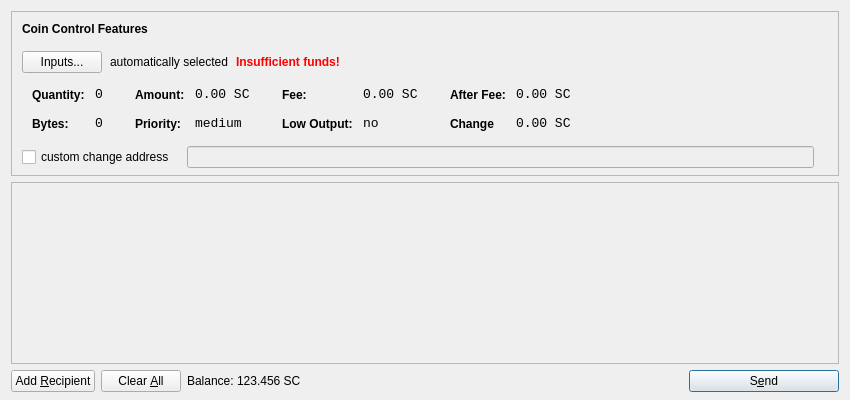
<?xml version="1.0" encoding="UTF-8"?>
<ui version="4.0">
 <class>SendCoinsDialog</class>
 <widget class="QDialog" name="SendCoinsDialog">
  <property name="geometry">
   <rect>
    <x>0</x>
    <y>0</y>
    <width>850</width>
    <height>400</height>
   </rect>
  </property>
  <property name="windowTitle">
   <string>Send Coins</string>
  </property>
  <layout class="QVBoxLayout" name="verticalLayout" stretch="0,1,0">
   <property name="bottomMargin">
    <number>8</number>
   </property>
   <item>
    <widget class="QFrame" name="frameCoinControl">
     <property name="sizePolicy">
      <sizepolicy hsizetype="Expanding" vsizetype="Expanding">
       <horstretch>0</horstretch>
       <verstretch>0</verstretch>
      </sizepolicy>
     </property>
     <property name="maximumSize">
      <size>
       <width>16777215</width>
       <height>16777215</height>
      </size>
     </property>
     <property name="frameShape">
      <enum>QFrame::StyledPanel</enum>
     </property>
     <property name="frameShadow">
      <enum>QFrame::Sunken</enum>
     </property>
     <layout class="QVBoxLayout" name="verticalLayoutCoinControl2">
      <property name="spacing">
       <number>-1</number>
      </property>
      <property name="leftMargin">
       <number>0</number>
      </property>
      <property name="topMargin">
       <number>0</number>
      </property>
      <property name="rightMargin">
       <number>0</number>
      </property>
      <property name="bottomMargin">
       <number>6</number>
      </property>
      <item>
       <layout class="QVBoxLayout" name="verticalLayoutCoinControl" stretch="0,0,0,0,1">
        <property name="spacing">
         <number>0</number>
        </property>
        <property name="leftMargin">
         <number>10</number>
        </property>
        <property name="topMargin">
         <number>10</number>
        </property>
        <item>
         <layout class="QHBoxLayout" name="horizontalLayoutCoinControl1">
          <property name="bottomMargin">
           <number>15</number>
          </property>
          <item>
           <widget class="QLabel" name="labelCoinControlFeatures">
            <property name="sizePolicy">
             <sizepolicy hsizetype="Preferred" vsizetype="Maximum">
              <horstretch>0</horstretch>
              <verstretch>0</verstretch>
             </sizepolicy>
            </property>
            <property name="font">
             <font>
              <weight>75</weight>
              <bold>true</bold>
             </font>
            </property>
            <property name="styleSheet">
             <string notr="true">font-weight:bold;</string>
            </property>
            <property name="text">
             <string>Coin Control Features</string>
            </property>
           </widget>
          </item>
         </layout>
        </item>
        <item>
         <layout class="QHBoxLayout" name="horizontalLayoutCoinControl2" stretch="0,0,0,0">
          <property name="spacing">
           <number>8</number>
          </property>
          <property name="bottomMargin">
           <number>10</number>
          </property>
          <item>
           <widget class="QPushButton" name="pushButtonCoinControl">
            <property name="styleSheet">
             <string notr="true"/>
            </property>
            <property name="text">
             <string>Inputs...</string>
            </property>
           </widget>
          </item>
          <item>
           <widget class="QLabel" name="labelCoinControlAutomaticallySelected">
            <property name="text">
             <string>automatically selected</string>
            </property>
            <property name="margin">
             <number>5</number>
            </property>
           </widget>
          </item>
          <item>
           <widget class="QLabel" name="labelCoinControlInsuffFunds">
            <property name="font">
             <font>
              <weight>75</weight>
              <bold>true</bold>
             </font>
            </property>
            <property name="styleSheet">
             <string notr="true">color:red;font-weight:bold;</string>
            </property>
            <property name="text">
             <string>Insufficient funds!</string>
            </property>
            <property name="margin">
             <number>5</number>
            </property>
           </widget>
          </item>
          <item>
           <spacer name="horizontalSpacerCoinControl">
            <property name="orientation">
             <enum>Qt::Horizontal</enum>
            </property>
            <property name="sizeHint" stdset="0">
             <size>
              <width>40</width>
              <height>1</height>
             </size>
            </property>
           </spacer>
          </item>
         </layout>
        </item>
        <item>
         <widget class="QWidget" name="widgetCoinControl" native="true">
          <property name="sizePolicy">
           <sizepolicy hsizetype="Preferred" vsizetype="Preferred">
            <horstretch>0</horstretch>
            <verstretch>0</verstretch>
           </sizepolicy>
          </property>
          <property name="minimumSize">
           <size>
            <width>0</width>
            <height>0</height>
           </size>
          </property>
          <property name="styleSheet">
           <string notr="true"/>
          </property>
          <layout class="QHBoxLayout" name="horizontalLayoutCoinControl5">
           <property name="margin">
            <number>0</number>
           </property>
           <item>
            <layout class="QHBoxLayout" name="horizontalLayoutCoinControl3" stretch="0,0,0,1">
             <property name="spacing">
              <number>20</number>
             </property>
             <property name="topMargin">
              <number>0</number>
             </property>
             <property name="bottomMargin">
              <number>10</number>
             </property>
             <item>
              <layout class="QFormLayout" name="formLayoutCoinControl1">
               <property name="horizontalSpacing">
                <number>10</number>
               </property>
               <property name="verticalSpacing">
                <number>14</number>
               </property>
               <property name="leftMargin">
                <number>10</number>
               </property>
               <property name="topMargin">
                <number>4</number>
               </property>
               <property name="rightMargin">
                <number>6</number>
               </property>
               <item row="0" column="0">
                <widget class="QLabel" name="labelCoinControlQuantityText">
                 <property name="styleSheet">
                  <string notr="true">font-weight:bold;</string>
                 </property>
                 <property name="text">
                  <string>Quantity:</string>
                 </property>
                 <property name="margin">
                  <number>0</number>
                 </property>
                </widget>
               </item>
               <item row="0" column="1">
                <widget class="QLabel" name="labelCoinControlQuantity">
                 <property name="font">
                  <font>
                   <family>Monospace</family>
                   <pointsize>10</pointsize>
                  </font>
                 </property>
                 <property name="cursor">
                  <cursorShape>IBeamCursor</cursorShape>
                 </property>
                 <property name="contextMenuPolicy">
                  <enum>Qt::ActionsContextMenu</enum>
                 </property>
                 <property name="text">
                  <string>0</string>
                 </property>
                 <property name="margin">
                  <number>0</number>
                 </property>
                 <property name="textInteractionFlags">
                  <set>Qt::LinksAccessibleByMouse|Qt::TextSelectableByKeyboard|Qt::TextSelectableByMouse</set>
                 </property>
                </widget>
               </item>
               <item row="1" column="0">
                <widget class="QLabel" name="labelCoinControlBytesText">
                 <property name="styleSheet">
                  <string notr="true">font-weight:bold;</string>
                 </property>
                 <property name="text">
                  <string>Bytes:</string>
                 </property>
                </widget>
               </item>
               <item row="1" column="1">
                <widget class="QLabel" name="labelCoinControlBytes">
                 <property name="font">
                  <font>
                   <family>Monospace</family>
                   <pointsize>10</pointsize>
                  </font>
                 </property>
                 <property name="cursor">
                  <cursorShape>IBeamCursor</cursorShape>
                 </property>
                 <property name="contextMenuPolicy">
                  <enum>Qt::ActionsContextMenu</enum>
                 </property>
                 <property name="text">
                  <string>0</string>
                 </property>
                 <property name="textInteractionFlags">
                  <set>Qt::LinksAccessibleByMouse|Qt::TextSelectableByKeyboard|Qt::TextSelectableByMouse</set>
                 </property>
                </widget>
               </item>
              </layout>
             </item>
             <item>
              <layout class="QFormLayout" name="formLayoutCoinControl2">
               <property name="horizontalSpacing">
                <number>10</number>
               </property>
               <property name="verticalSpacing">
                <number>14</number>
               </property>
               <property name="leftMargin">
                <number>6</number>
               </property>
               <property name="topMargin">
                <number>4</number>
               </property>
               <property name="rightMargin">
                <number>6</number>
               </property>
               <item row="0" column="0">
                <widget class="QLabel" name="labelCoinControlAmountText">
                 <property name="styleSheet">
                  <string notr="true">font-weight:bold;</string>
                 </property>
                 <property name="text">
                  <string>Amount:</string>
                 </property>
                 <property name="margin">
                  <number>0</number>
                 </property>
                </widget>
               </item>
               <item row="0" column="1">
                <widget class="QLabel" name="labelCoinControlAmount">
                 <property name="font">
                  <font>
                   <family>Monospace</family>
                   <pointsize>10</pointsize>
                  </font>
                 </property>
                 <property name="cursor">
                  <cursorShape>IBeamCursor</cursorShape>
                 </property>
                 <property name="contextMenuPolicy">
                  <enum>Qt::ActionsContextMenu</enum>
                 </property>
                 <property name="text">
                  <string notr="true">0.00 SC</string>
                 </property>
                 <property name="textInteractionFlags">
                  <set>Qt::LinksAccessibleByMouse|Qt::TextSelectableByKeyboard|Qt::TextSelectableByMouse</set>
                 </property>
                </widget>
               </item>
               <item row="1" column="0">
                <widget class="QLabel" name="labelCoinControlPriorityText">
                 <property name="styleSheet">
                  <string notr="true">font-weight:bold;</string>
                 </property>
                 <property name="text">
                  <string>Priority:</string>
                 </property>
                </widget>
               </item>
               <item row="1" column="1">
                <widget class="QLabel" name="labelCoinControlPriority">
                 <property name="font">
                  <font>
                   <family>Monospace</family>
                   <pointsize>10</pointsize>
                  </font>
                 </property>
                 <property name="cursor">
                  <cursorShape>IBeamCursor</cursorShape>
                 </property>
                 <property name="contextMenuPolicy">
                  <enum>Qt::ActionsContextMenu</enum>
                 </property>
                 <property name="text">
                  <string>medium</string>
                 </property>
                 <property name="textInteractionFlags">
                  <set>Qt::LinksAccessibleByMouse|Qt::TextSelectableByKeyboard|Qt::TextSelectableByMouse</set>
                 </property>
                </widget>
               </item>
              </layout>
             </item>
             <item>
              <layout class="QFormLayout" name="formLayoutCoinControl3">
               <property name="horizontalSpacing">
                <number>10</number>
               </property>
               <property name="verticalSpacing">
                <number>14</number>
               </property>
               <property name="leftMargin">
                <number>6</number>
               </property>
               <property name="topMargin">
                <number>4</number>
               </property>
               <property name="rightMargin">
                <number>6</number>
               </property>
               <item row="0" column="0">
                <widget class="QLabel" name="labelCoinControlFeeText">
                 <property name="styleSheet">
                  <string notr="true">font-weight:bold;</string>
                 </property>
                 <property name="text">
                  <string>Fee:</string>
                 </property>
                 <property name="margin">
                  <number>0</number>
                 </property>
                </widget>
               </item>
               <item row="0" column="1">
                <widget class="QLabel" name="labelCoinControlFee">
                 <property name="font">
                  <font>
                   <family>Monospace</family>
                   <pointsize>10</pointsize>
                  </font>
                 </property>
                 <property name="cursor">
                  <cursorShape>IBeamCursor</cursorShape>
                 </property>
                 <property name="contextMenuPolicy">
                  <enum>Qt::ActionsContextMenu</enum>
                 </property>
                 <property name="text">
                  <string notr="true">0.00 SC</string>
                 </property>
                 <property name="textInteractionFlags">
                  <set>Qt::LinksAccessibleByMouse|Qt::TextSelectableByKeyboard|Qt::TextSelectableByMouse</set>
                 </property>
                </widget>
               </item>
               <item row="1" column="0">
                <widget class="QLabel" name="labelCoinControlLowOutputText">
                 <property name="styleSheet">
                  <string notr="true">font-weight:bold;</string>
                 </property>
                 <property name="text">
                  <string>Low Output:</string>
                 </property>
                </widget>
               </item>
               <item row="1" column="1">
                <widget class="QLabel" name="labelCoinControlLowOutput">
                 <property name="font">
                  <font>
                   <family>Monospace</family>
                   <pointsize>10</pointsize>
                  </font>
                 </property>
                 <property name="cursor">
                  <cursorShape>IBeamCursor</cursorShape>
                 </property>
                 <property name="contextMenuPolicy">
                  <enum>Qt::ActionsContextMenu</enum>
                 </property>
                 <property name="text">
                  <string>no</string>
                 </property>
                 <property name="textInteractionFlags">
                  <set>Qt::LinksAccessibleByMouse|Qt::TextSelectableByKeyboard|Qt::TextSelectableByMouse</set>
                 </property>
                </widget>
               </item>
              </layout>
             </item>
             <item>
              <layout class="QFormLayout" name="formLayoutCoinControl4">
               <property name="horizontalSpacing">
                <number>10</number>
               </property>
               <property name="verticalSpacing">
                <number>14</number>
               </property>
               <property name="leftMargin">
                <number>6</number>
               </property>
               <property name="topMargin">
                <number>4</number>
               </property>
               <property name="rightMargin">
                <number>6</number>
               </property>
               <item row="0" column="0">
                <widget class="QLabel" name="labelCoinControlAfterFeeText">
                 <property name="styleSheet">
                  <string notr="true">font-weight:bold;</string>
                 </property>
                 <property name="text">
                  <string>After Fee:</string>
                 </property>
                 <property name="margin">
                  <number>0</number>
                 </property>
                </widget>
               </item>
               <item row="0" column="1">
                <widget class="QLabel" name="labelCoinControlAfterFee">
                 <property name="font">
                  <font>
                   <family>Monospace</family>
                   <pointsize>10</pointsize>
                  </font>
                 </property>
                 <property name="cursor">
                  <cursorShape>IBeamCursor</cursorShape>
                 </property>
                 <property name="contextMenuPolicy">
                  <enum>Qt::ActionsContextMenu</enum>
                 </property>
                 <property name="text">
                  <string notr="true">0.00 SC</string>
                 </property>
                 <property name="textInteractionFlags">
                  <set>Qt::LinksAccessibleByMouse|Qt::TextSelectableByKeyboard|Qt::TextSelectableByMouse</set>
                 </property>
                </widget>
               </item>
               <item row="1" column="0">
                <widget class="QLabel" name="labelCoinControlChangeText">
                 <property name="styleSheet">
                  <string notr="true">font-weight:bold;</string>
                 </property>
                 <property name="text">
                  <string>Change</string>
                 </property>
                </widget>
               </item>
               <item row="1" column="1">
                <widget class="QLabel" name="labelCoinControlChange">
                 <property name="font">
                  <font>
                   <family>Monospace</family>
                   <pointsize>10</pointsize>
                  </font>
                 </property>
                 <property name="cursor">
                  <cursorShape>IBeamCursor</cursorShape>
                 </property>
                 <property name="contextMenuPolicy">
                  <enum>Qt::ActionsContextMenu</enum>
                 </property>
                 <property name="text">
                  <string notr="true">0.00 SC</string>
                 </property>
                 <property name="textInteractionFlags">
                  <set>Qt::LinksAccessibleByMouse|Qt::TextSelectableByKeyboard|Qt::TextSelectableByMouse</set>
                 </property>
                </widget>
               </item>
              </layout>
             </item>
            </layout>
           </item>
          </layout>
         </widget>
        </item>
        <item>
         <layout class="QHBoxLayout" name="horizontalLayoutCoinControl4" stretch="0,0,0">
          <property name="spacing">
           <number>12</number>
          </property>
          <property name="sizeConstraint">
           <enum>QLayout::SetDefaultConstraint</enum>
          </property>
          <property name="topMargin">
           <number>5</number>
          </property>
          <property name="rightMargin">
           <number>5</number>
          </property>
          <item>
           <widget class="QCheckBox" name="checkBoxCoinControlChange">
            <property name="text">
             <string>custom change address</string>
            </property>
           </widget>
          </item>
          <item>
           <widget class="QLineEdit" name="lineEditCoinControlChange">
            <property name="enabled">
             <bool>false</bool>
            </property>
            <property name="sizePolicy">
             <sizepolicy hsizetype="Expanding" vsizetype="Fixed">
              <horstretch>0</horstretch>
              <verstretch>0</verstretch>
             </sizepolicy>
            </property>
           </widget>
          </item>
          <item>
           <widget class="QLabel" name="labelCoinControlChangeLabel">
            <property name="sizePolicy">
             <sizepolicy hsizetype="Preferred" vsizetype="Expanding">
              <horstretch>0</horstretch>
              <verstretch>0</verstretch>
             </sizepolicy>
            </property>
            <property name="minimumSize">
             <size>
              <width>0</width>
              <height>0</height>
             </size>
            </property>
            <property name="text">
             <string/>
            </property>
            <property name="margin">
             <number>3</number>
            </property>
           </widget>
          </item>
         </layout>
        </item>
        <item>
         <spacer name="verticalSpacerCoinControl">
          <property name="orientation">
           <enum>Qt::Vertical</enum>
          </property>
          <property name="sizeHint" stdset="0">
           <size>
            <width>800</width>
            <height>1</height>
           </size>
          </property>
         </spacer>
        </item>
       </layout>
      </item>
     </layout>
    </widget>
   </item>
   <item>
    <widget class="QScrollArea" name="scrollArea">
     <property name="widgetResizable">
      <bool>true</bool>
     </property>
     <widget class="QWidget" name="scrollAreaWidgetContents">
      <property name="geometry">
       <rect>
        <x>0</x>
        <y>0</y>
        <width>830</width>
        <height>165</height>
       </rect>
      </property>
      <layout class="QVBoxLayout" name="verticalLayout_2">
       <property name="margin">
        <number>0</number>
       </property>
       <item>
        <layout class="QVBoxLayout" name="entries">
         <property name="spacing">
          <number>6</number>
         </property>
        </layout>
       </item>
       <item>
        <spacer name="verticalSpacer">
         <property name="orientation">
          <enum>Qt::Vertical</enum>
         </property>
         <property name="sizeHint" stdset="0">
          <size>
           <width>20</width>
           <height>40</height>
          </size>
         </property>
        </spacer>
       </item>
      </layout>
     </widget>
    </widget>
   </item>
   <item>
    <layout class="QHBoxLayout" name="horizontalLayout">
     <item>
      <widget class="QPushButton" name="addButton">
       <property name="toolTip">
        <string>Send to multiple recipients at once</string>
       </property>
       <property name="text">
        <string>Add &amp;Recipient</string>
       </property>
       <property name="autoDefault">
        <bool>false</bool>
       </property>
      </widget>
     </item>
     <item>
      <widget class="QPushButton" name="clearButton">
       <property name="sizePolicy">
        <sizepolicy hsizetype="Minimum" vsizetype="Fixed">
         <horstretch>0</horstretch>
         <verstretch>0</verstretch>
        </sizepolicy>
       </property>
       <property name="toolTip">
        <string>Remove all transaction fields</string>
       </property>
       <property name="text">
        <string>Clear &amp;All</string>
       </property>
       <property name="autoRepeatDelay">
        <number>300</number>
       </property>
       <property name="autoDefault">
        <bool>false</bool>
       </property>
      </widget>
     </item>
     <item>
      <layout class="QHBoxLayout" name="horizontalLayout_2">
       <property name="spacing">
        <number>3</number>
       </property>
       <item>
        <widget class="QLabel" name="label">
         <property name="sizePolicy">
          <sizepolicy hsizetype="Preferred" vsizetype="Fixed">
           <horstretch>0</horstretch>
           <verstretch>0</verstretch>
          </sizepolicy>
         </property>
         <property name="text">
          <string>Balance:</string>
         </property>
        </widget>
       </item>
       <item>
        <widget class="QLabel" name="labelBalance">
         <property name="sizePolicy">
          <sizepolicy hsizetype="Preferred" vsizetype="Fixed">
           <horstretch>0</horstretch>
           <verstretch>0</verstretch>
          </sizepolicy>
         </property>
         <property name="cursor">
          <cursorShape>IBeamCursor</cursorShape>
         </property>
         <property name="text">
          <string notr="true">123.456 SC</string>
         </property>
         <property name="textInteractionFlags">
          <set>Qt::LinksAccessibleByMouse|Qt::TextSelectableByKeyboard|Qt::TextSelectableByMouse</set>
         </property>
        </widget>
       </item>
      </layout>
     </item>
     <item>
      <spacer name="horizontalSpacer">
       <property name="orientation">
        <enum>Qt::Horizontal</enum>
       </property>
       <property name="sizeHint" stdset="0">
        <size>
         <width>40</width>
         <height>20</height>
        </size>
       </property>
      </spacer>
     </item>
     <item>
      <widget class="QPushButton" name="sendButton">
       <property name="minimumSize">
        <size>
         <width>150</width>
         <height>0</height>
        </size>
       </property>
       <property name="toolTip">
        <string>Confirm the send action</string>
       </property>
       <property name="text">
        <string>S&amp;end</string>
       </property>
       <property name="icon">
        <iconset resource="../bitcoin.qrc">
         <normaloff>:/icons/send</normaloff>:/icons/send</iconset>
       </property>
       <property name="default">
        <bool>true</bool>
       </property>
      </widget>
     </item>
    </layout>
   </item>
  </layout>
 </widget>
 <resources>
  <include location="../bitcoin.qrc"/>
 </resources>
 <connections/>
</ui>
